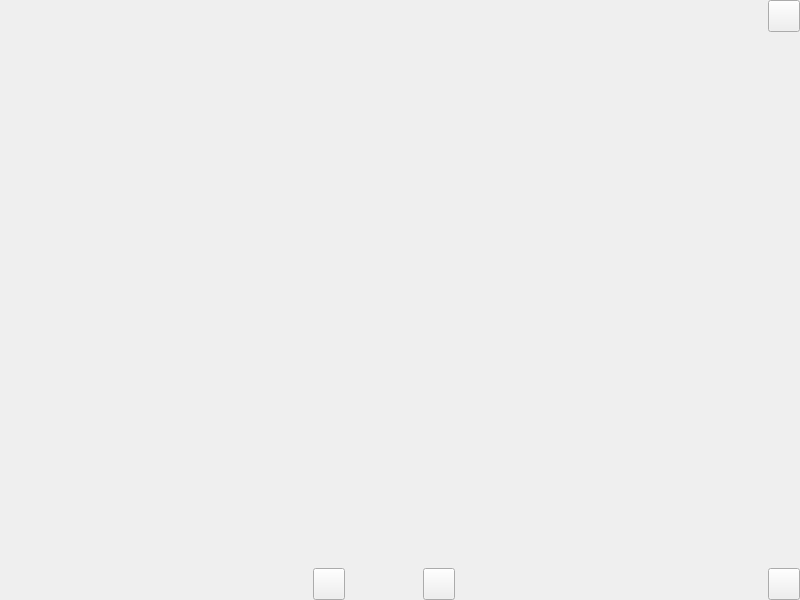
<?xml version="1.0" encoding="UTF-8"?>
<ui version="4.0">
 <class>MediaCtrl</class>
 <widget class="QMainWindow" name="MediaCtrl">
  <property name="geometry">
   <rect>
    <x>0</x>
    <y>0</y>
    <width>800</width>
    <height>600</height>
   </rect>
  </property>
  <property name="minimumSize">
   <size>
    <width>0</width>
    <height>0</height>
   </size>
  </property>
  <property name="maximumSize">
   <size>
    <width>16777215</width>
    <height>16777215</height>
   </size>
  </property>
  <property name="windowTitle">
   <string>MainWindow</string>
  </property>
  <widget class="QWidget" name="centralwidget">
   <widget class="QWidget" name="verticalWidget" native="true">
    <property name="geometry">
     <rect>
      <x>0</x>
      <y>0</y>
      <width>800</width>
      <height>600</height>
     </rect>
    </property>
    <layout class="QVBoxLayout" name="verticalLayout">
     <property name="spacing">
      <number>0</number>
     </property>
     <property name="leftMargin">
      <number>0</number>
     </property>
     <property name="topMargin">
      <number>0</number>
     </property>
     <property name="rightMargin">
      <number>0</number>
     </property>
     <property name="bottomMargin">
      <number>0</number>
     </property>
     <item>
      <widget class="QWidget" name="horizontalWidget" native="true">
       <property name="minimumSize">
        <size>
         <width>0</width>
         <height>0</height>
        </size>
       </property>
       <property name="maximumSize">
        <size>
         <width>16777215</width>
         <height>16777215</height>
        </size>
       </property>
       <layout class="QHBoxLayout" name="horizontalLayout_2">
        <property name="spacing">
         <number>0</number>
        </property>
        <property name="leftMargin">
         <number>0</number>
        </property>
        <property name="topMargin">
         <number>0</number>
        </property>
        <property name="rightMargin">
         <number>0</number>
        </property>
        <property name="bottomMargin">
         <number>0</number>
        </property>
        <item>
         <spacer name="horizontalSpacer_3">
          <property name="orientation">
           <enum>Qt::Horizontal</enum>
          </property>
          <property name="sizeHint" stdset="0">
           <size>
            <width>40</width>
            <height>20</height>
           </size>
          </property>
         </spacer>
        </item>
        <item>
         <widget class="QPushButton" name="pushButton_close">
          <property name="minimumSize">
           <size>
            <width>32</width>
            <height>32</height>
           </size>
          </property>
          <property name="maximumSize">
           <size>
            <width>32</width>
            <height>32</height>
           </size>
          </property>
          <property name="text">
           <string/>
          </property>
         </widget>
        </item>
       </layout>
      </widget>
     </item>
     <item>
      <spacer name="verticalSpacer">
       <property name="orientation">
        <enum>Qt::Vertical</enum>
       </property>
       <property name="sizeHint" stdset="0">
        <size>
         <width>20</width>
         <height>40</height>
        </size>
       </property>
      </spacer>
     </item>
     <item>
      <widget class="QWidget" name="horizontalWidget" native="true">
       <property name="minimumSize">
        <size>
         <width>0</width>
         <height>0</height>
        </size>
       </property>
       <property name="maximumSize">
        <size>
         <width>16777215</width>
         <height>16777215</height>
        </size>
       </property>
       <layout class="QHBoxLayout" name="horizontalLayout">
        <property name="spacing">
         <number>0</number>
        </property>
        <property name="leftMargin">
         <number>0</number>
        </property>
        <property name="topMargin">
         <number>0</number>
        </property>
        <property name="rightMargin">
         <number>0</number>
        </property>
        <property name="bottomMargin">
         <number>0</number>
        </property>
        <item>
         <spacer name="horizontalSpacer">
          <property name="orientation">
           <enum>Qt::Horizontal</enum>
          </property>
          <property name="sizeHint" stdset="0">
           <size>
            <width>40</width>
            <height>20</height>
           </size>
          </property>
         </spacer>
        </item>
        <item>
         <spacer name="horizontalSpacer_4">
          <property name="orientation">
           <enum>Qt::Horizontal</enum>
          </property>
          <property name="sizeHint" stdset="0">
           <size>
            <width>40</width>
            <height>20</height>
           </size>
          </property>
         </spacer>
        </item>
        <item>
         <spacer name="horizontalSpacer_6">
          <property name="orientation">
           <enum>Qt::Horizontal</enum>
          </property>
          <property name="sizeHint" stdset="0">
           <size>
            <width>40</width>
            <height>20</height>
           </size>
          </property>
         </spacer>
        </item>
        <item>
         <spacer name="horizontalSpacer_9">
          <property name="orientation">
           <enum>Qt::Horizontal</enum>
          </property>
          <property name="sizeHint" stdset="0">
           <size>
            <width>40</width>
            <height>20</height>
           </size>
          </property>
         </spacer>
        </item>
        <item>
         <widget class="QPushButton" name="pushButton_play">
          <property name="minimumSize">
           <size>
            <width>32</width>
            <height>32</height>
           </size>
          </property>
          <property name="maximumSize">
           <size>
            <width>32</width>
            <height>32</height>
           </size>
          </property>
          <property name="text">
           <string/>
          </property>
         </widget>
        </item>
        <item>
         <spacer name="horizontalSpacer_5">
          <property name="orientation">
           <enum>Qt::Horizontal</enum>
          </property>
          <property name="sizeHint" stdset="0">
           <size>
            <width>40</width>
            <height>20</height>
           </size>
          </property>
         </spacer>
        </item>
        <item>
         <widget class="QPushButton" name="pushButton_stop">
          <property name="minimumSize">
           <size>
            <width>32</width>
            <height>32</height>
           </size>
          </property>
          <property name="maximumSize">
           <size>
            <width>32</width>
            <height>32</height>
           </size>
          </property>
          <property name="text">
           <string/>
          </property>
         </widget>
        </item>
        <item>
         <spacer name="horizontalSpacer_10">
          <property name="orientation">
           <enum>Qt::Horizontal</enum>
          </property>
          <property name="sizeHint" stdset="0">
           <size>
            <width>40</width>
            <height>20</height>
           </size>
          </property>
         </spacer>
        </item>
        <item>
         <spacer name="horizontalSpacer_8">
          <property name="orientation">
           <enum>Qt::Horizontal</enum>
          </property>
          <property name="sizeHint" stdset="0">
           <size>
            <width>40</width>
            <height>20</height>
           </size>
          </property>
         </spacer>
        </item>
        <item>
         <spacer name="horizontalSpacer_7">
          <property name="orientation">
           <enum>Qt::Horizontal</enum>
          </property>
          <property name="sizeHint" stdset="0">
           <size>
            <width>40</width>
            <height>20</height>
           </size>
          </property>
         </spacer>
        </item>
        <item>
         <spacer name="horizontalSpacer_2">
          <property name="orientation">
           <enum>Qt::Horizontal</enum>
          </property>
          <property name="sizeHint" stdset="0">
           <size>
            <width>40</width>
            <height>20</height>
           </size>
          </property>
         </spacer>
        </item>
        <item>
         <widget class="QPushButton" name="pushButton_max">
          <property name="minimumSize">
           <size>
            <width>32</width>
            <height>32</height>
           </size>
          </property>
          <property name="maximumSize">
           <size>
            <width>32</width>
            <height>32</height>
           </size>
          </property>
          <property name="text">
           <string/>
          </property>
         </widget>
        </item>
       </layout>
      </widget>
     </item>
    </layout>
   </widget>
  </widget>
 </widget>
 <resources/>
 <connections/>
</ui>
